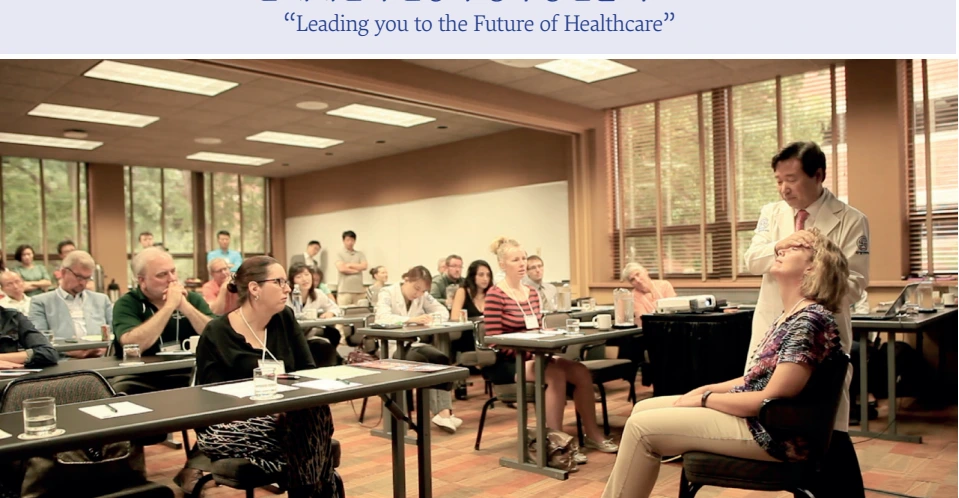
#> input picture assets/academy.webp, 959 x 498 px; its folder holds only this picture in this run
$ python crop_check.py
#> lines starting #> are read from the running program, lines starting #| are printed output that depends on the picture
from PIL import Image,ImageDraw
from pathlib import Path
files=list(Path('assets').glob('*.webp'))
out=Image.new('RGB',(1200,((len(files)+2)//3)*260),'#eee');d=ImageDraw.Draw(out)
#> after `out = Image.new('RGB', (1200, (len(files) + 2) // 3 * 260), '#eee')`: out: PIL image 1200x260 RGB; every value is 238
for i,f in enumerate(files):
 im=Image.open(f);im.thumbnail((390,225));x=(i%3)*400;y=(i//3)*260;out.paste(im,(x,y+25));d.text((x+8,y+5),f.stem,fill='black')
#> further down, im is the input picture: PIL image 959x498 RGB; mean R, G, B 151.2, 128.6, 105.4
#> after `im.thumbnail((390, 225))`:
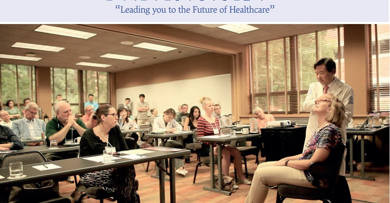
#> im: PIL image 390x203 RGB; mean R, G, B 151.2, 128.6, 105.4
#> after `out.paste(im, (x, y + 25))`:
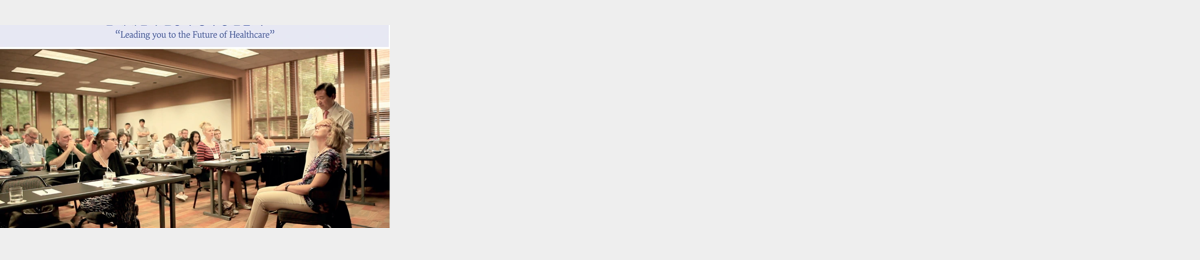
#> out: PIL image 1200x260 RGB; mean R, G, B 216, 210.2, 204.4
out.save('tmp/crops.jpg')

$ run again, on assets/case-lumbar2.webp
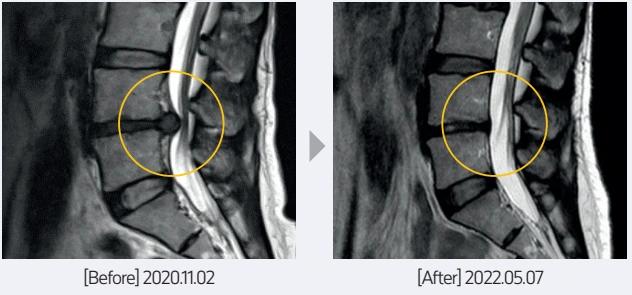
#> input picture assets/case-lumbar2.webp, 632 x 295 px
#> im is the input picture: PIL image 632x295 RGB; mean R, G, B 102.6, 105, 106.3
#> `im.thumbnail((390, 225))`:
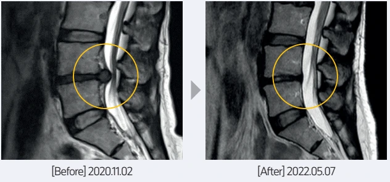
#> im: PIL image 390x182 RGB; mean R, G, B 102.6, 105.1, 106.4
#> `out.paste(im, (x, y + 25))`:
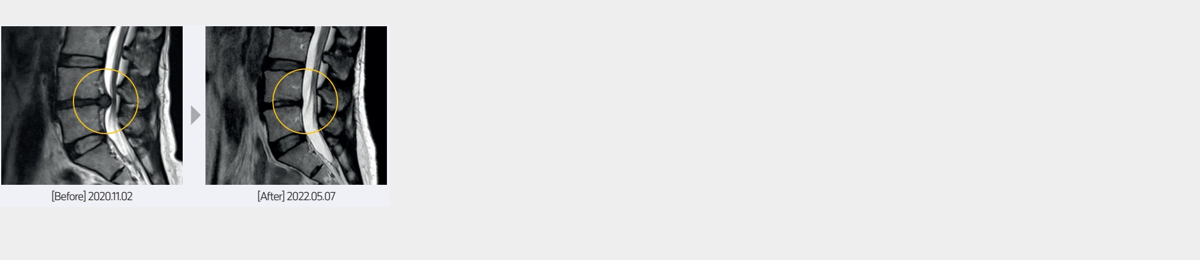
#> out: PIL image 1200x260 RGB; mean R, G, B 207.2, 207.8, 208.1

$ run again, on assets/case-neck1.webp
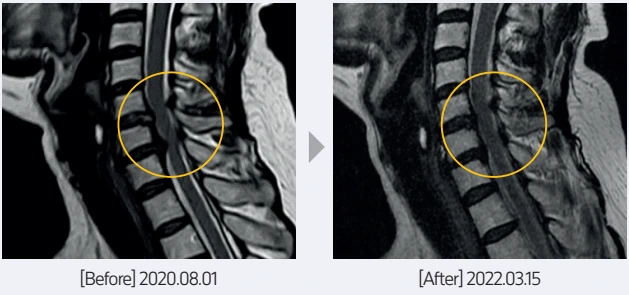
#> input picture assets/case-neck1.webp, 629 x 295 px
#> im is the input picture: PIL image 629x295 RGB; mean R, G, B 88.9, 91, 92.4
#> `im.thumbnail((390, 225))`:
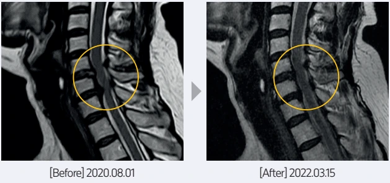
#> im: PIL image 390x183 RGB; mean R, G, B 89, 91, 92.4
#> `out.paste(im, (x, y + 25))`:
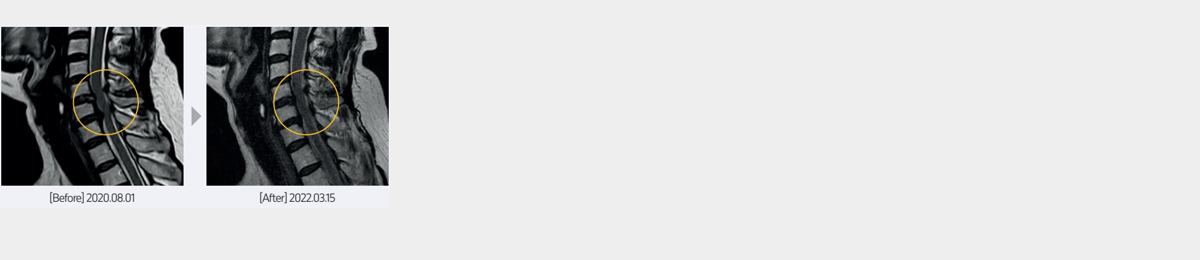
#> out: PIL image 1200x260 RGB; mean R, G, B 203.9, 204.4, 204.7

$ run again, on assets/case-neck2.webp
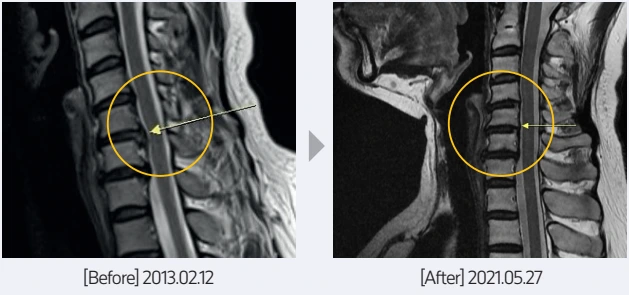
#> input picture assets/case-neck2.webp, 629 x 295 px
#> im is the input picture: PIL image 629x295 RGB; mean R, G, B 95.8, 96.8, 97.5
#> `im.thumbnail((390, 225))`:
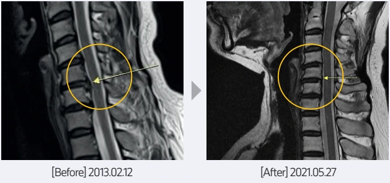
#> im: PIL image 390x183 RGB; mean R, G, B 95.9, 96.9, 97.6
#> `out.paste(im, (x, y + 25))`:
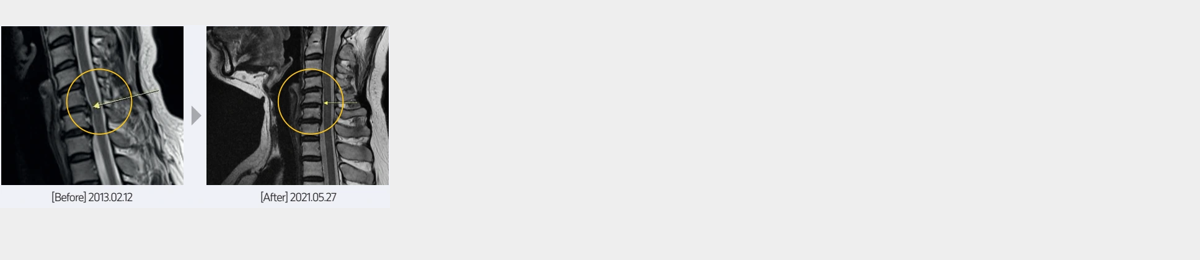
#> out: PIL image 1200x260 RGB; mean R, G, B 205.5, 205.7, 205.9
